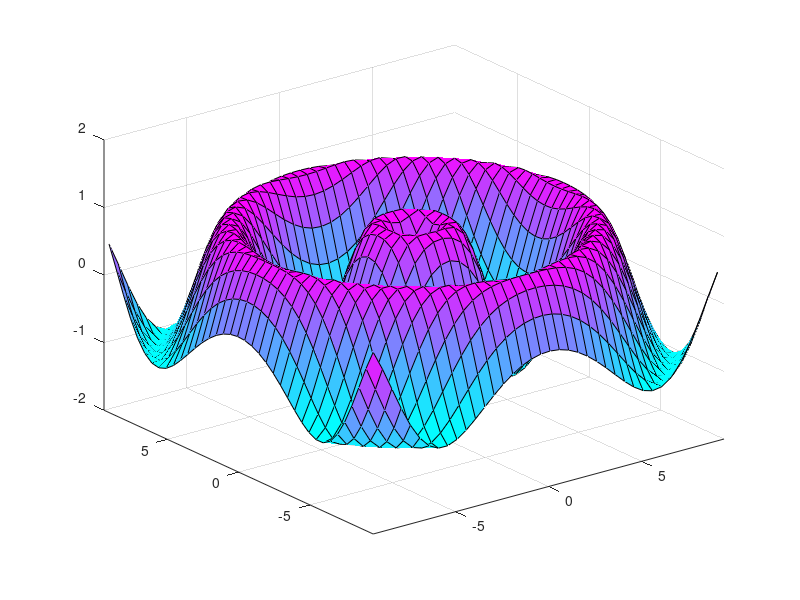
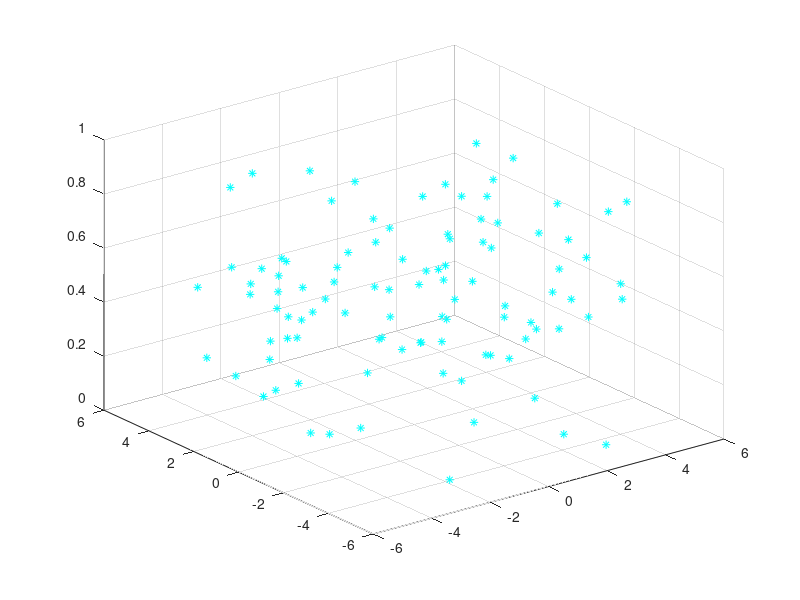

These charts were generated, in order, by the following MATLAB code: (Note: this script raises an error after producing the figures.)
clc,clear all,close all
figure
[X,Y]=meshgrid(-3*pi:.5:3*pi);
Z=sin(sqrt(X.^2+Y.^2));
surf(X,Y,Z)
axis([-3*pi 3*pi -3*pi 3*pi -2 2])
colormap cool

[fi col]=size(X);
N(:,1)=reshape(X,1,fi*col);
N(:,2)=reshape(Y,1,fi*col);
N(:,3)=reshape(Z,1,fi*col);
Neu=100;
W(:,1:2)=-5 + (10)*rand(100,2);
W(:,3)=rand(100,1);
figure(2)
plot3(W(:,1),W(:,2),W(:,3),'c*'),grid on
hold on 
alpha=0.7;
for i=1:100
    rn=randi([1 length(N)],1,length(N));
    j=1;
    while j<=length(N);
        for k=1:100
        d(k)=sqrt((N(rn(j),:)'-W(k,:)')'*(N(rn(j),:)'-W(k,:)'));
        end
            a = compet(-d');
            for k=1:100
                W(k,:)=W(k,:)+alpha*a(k)*(N(rn(j),:)-W(k,:));
            end
            j = j+1;
    end
    plot3(W(:,1),W(:,2),W(:,3),'b+'),grid on
    pause(0.001)
    alpha=alpha-0.005;
end